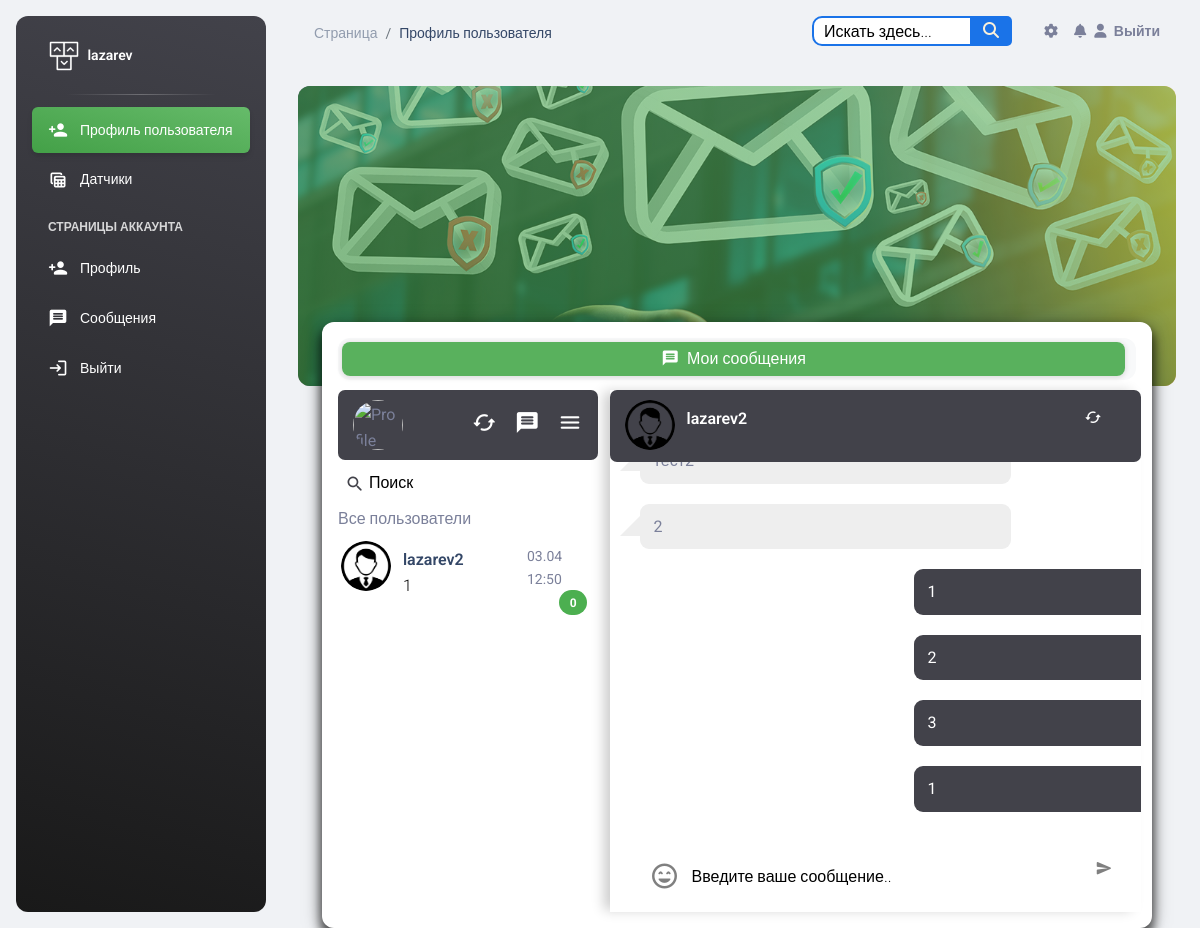
The app's page /chat/1/2/ (signed in) with its own data.
### chat/models.py (models this page shows)
class Message(models.Model):
    sender = models.ForeignKey(User, on_delete=models.CASCADE, related_name='sender', verbose_name='Отправитель')
    receiver = models.ForeignKey(User, on_delete=models.CASCADE, related_name='receiver', verbose_name='Получатель')
    message = models.CharField(max_length=1200, verbose_name='Сообщение')
    timestamp = models.DateTimeField(auto_now_add=True)
    is_read = models.BooleanField(default=False)
    file = models.FileField(upload_to='uploads/', blank=True, null=True)
    def __str__(self):
        return self.message
    class Meta:
        verbose_name = 'Сообщение'
        verbose_name_plural = 'Сообщения'
        ordering = ('timestamp',)

### chat/views.py (the view)
# urls.py: path('chat/<int:sender>/<int:receiver>/', views.message_view, name='chat'),
def message_view(request, sender, receiver):
    if request.method == "GET":
        current_user = request.user
        current_user = request.user
        receiver_user = get_object_or_404(User, id=receiver)
        messages = Message.objects.filter(
            (Q(sender=current_user, receiver=receiver_user) | Q(sender=receiver_user, receiver=current_user))
        )
        messages.filter(receiver=current_user, is_read=False).update(is_read=True)
        users = User.objects.exclude(username=current_user.username)
        for user in users:
            latest_message = Message.objects.filter(
                Q(sender=current_user, receiver=user) | Q(sender=user, receiver=current_user)
            ).last()
            user.latest_message = latest_message
            not_read_count = Message.objects.filter(sender=user, receiver=current_user, is_read=False).count()
            user.not_read_count = not_read_count
        unread_messages_count = Message.objects.filter(receiver=current_user, is_read=False).count()
        context = {
            'users': users,
            'receiver': receiver_user,
            'messages': messages,
            'unread_messages_count': unread_messages_count,
        }
        return render(request, "chat/messages.html", context)

### templates/chat/messages.html (shortened to what this page needs)
{% extends 'chat/chat.html' %}
{% block messages %}
    {% for message in messages %}
        <div class="chat-panel">
            {% if message.sender == request.user %}
                <div class="row no-gutters">
                    <div class="col-md-3 offset-md-6">
                        <div class="reciver chat-bubble chat-bubble--right">
                            {{ message }}
                        </div>
                    </div>
                </div>
            {% else %}
                <div class="row no-gutters">
                    <div class="col-md-3">
                        <div class="chat-bubble chat-bubble--left">
                            {{ message }}
                        </div>
                    </div>
                </div>
            {% endif %}
        </div>
    {% endfor %}
{% endblock %}

### templates/chat/chat.html (shortened to what this page needs)
{% include 'base.html' %}
{% load static %}
<body class="g-sidenav-show bg-gray-200">
<aside class="sidenav navbar navbar-vertical navbar-expand-xs border-0 border-radius-xl my-3 fixed-start ms-3   bg-gradient-dark"
       id="sidenav-main">
    <div class="sidenav-header">
        <a class="navbar-brand m-0" href="#">
            <img src="{% static 'img/logo-ct.png' %}" class="navbar-brand-img h-100" alt="main_logo">
            <span class="ms-1 font-weight-bold text-white">{{ user.username }}</span>
        </a>
    </div>
    <hr class="horizontal light mt-0 mb-2">
    <div class="collapse navbar-collapse  w-auto " id="sidenav-collapse-main">
        <ul class="navbar-nav">
            <li class="nav-item">
                <a class="nav-link text-white active bg-gradient-success">
                    <div class="text-white text-center me-2 d-flex align-items-center justify-content-center">
                        <i class="material-icons opacity-10">person_add</i>
                    </div>
                    <span class="nav-link-text ms-1">Профиль пользователя</span>
                </a>
            </li>
            <li class="nav-item">
                <a class="nav-link text-white" href="{% url 'sensor_list' %}">
                    <div class="text-white text-center me-2 d-flex align-items-center justify-content-center">
                        <i class="material-icons opacity-10">table_view</i>
                    </div>
                    <span class="nav-link-text ms-1">Датчики</span>
                </a>
            </li>
            <li class="nav-item mt-3">
                <h6 class="ps-4 ms-2 text-uppercase text-xs text-white font-weight-bolder opacity-8">Страницы
                    аккаунта</h6>
            </li>
            <li class="nav-item">
                <a class="nav-link text-white " href="{% url 'profiles:profile_detail' user.profile.slug %}">
                    <div class="text-white text-center me-2 d-flex align-items-center justify-content-center">
                        <i class="material-icons opacity-10">person_add</i>
                    </div>
                    <span class="nav-link-text ms-1">Профиль</span>
                </a>
            </li>
            <li class="nav-item">
                <a class="nav-link text-white " href="{% url 'chats' %}">
                    <div class="text-white text-center me-2 d-flex align-items-center justify-content-center">
                        <i class="material-icons opacity-10">message</i>
                    </div>
                    <span class="nav-link-text ms-1">Сообщения</span>
                </a>
            </li>
            {% if user.is_authenticated %}
                <li class="nav-item">
                    <a class="nav-link text-white " href='{% url 'logout' %}'>
                        <div class="text-white text-center me-2 d-flex align-items-center justify-content-center">
                            <i class="material-icons opacity-10">login</i>
                        </div>
                        <span class="nav-link-text ms-1">Выйти</span>
                    </a>
                </li>
            {% endif %}
        </ul>
    </div>
</aside>
<div class="main-content position-relative max-height-vh-100 h-100">
    <nav class="navbar navbar-main navbar-expand-lg px-0 mx-4 shadow-none border-radius-xl" id="navbarBlur"
         data-scroll="true">
        <div class="container-fluid py-1 px-3">
            <nav aria-label="breadcrumb">
                <ol class="breadcrumb bg-transparent mb-0 pb-0 pt-1 px-0 me-sm-6 me-5">
                    <li class="breadcrumb-item text-sm"><a class="opacity-5 text-dark" href="{% url 'sensor_list' %}">Страница</a>
                    <li class="breadcrumb-item text-sm text-dark active" aria-current="page">Профиль пользователя</li>
                </ol>
            </nav>
            {% include 'include/navbar.html' %}
        </div>
    </nav>
    <div class="container-fluid px-2 px-md-4">
        <div class="page-header min-height-300 border-radius-xl mt-4"
             style="background-image: url({% static 'img/message.jpg' %});">
            <span class="mask  bg-gradient-success  opacity-6"></span>
        </div>
        <div class="card card-body mx-3 mx-md-4 mt-n6">
            <div>
                <ul class="tabs nav nav-pills nav-fill p-1">
                    <li class="active nav-item">
                        <a class="nav-link mb-0 px-0 py-1 active " data-bs-toggle="tab" href="javascript:;"
                           role="tab" aria-selected="true">
                            <i class="material-icons text-lg position-relative">message</i>
                            <span class="ms-1">Мои сообщения</span>
                        </a>
                    </li>
                </ul>
                <div>
                    <div class="tabs-panel active" data-index="0">
                        <div style="padding-top: 10px">
                            <div class="row no-gutters">
                                <div class="col-md-4 border-right">
                                    <div class="settings-tray">
                                        <img class="profile-image"
                                             src="https://www.clarity-enhanced.net/wp-content/uploads/2020/06/filip.jpg"
                                             alt="Profile img">
                                        <span class="settings-tray--right">
                            			<i class="material-icons">cached</i>
                            			<i class="material-icons">message</i>
                            			<i class="material-icons">menu</i>
                            		  </span>
                                    </div>
                                    <div class="search-box">
                                        <div class="input-wrapper">
                                            <i class="material-icons">search</i>
                                            <input id="searchInput" placeholder="Поиск" type="text">
                                        </div>
                                    </div>
                                    {% if users %}
                                        {% for user in users %}
                                            {% if user.is_staff %}
                                                {% ifchanged %}
                                                    <div class="support-heading">
                                                        Поддержка
                                                    </div>
                                                {% endifchanged %}
                                            {% elif user.is_authenticated %}
                                                {% ifchanged %}
                                                    <div class="user-heading">
                                                        Все пользователи
                                                    </div>
                                                {% endifchanged %}
                                            {% endif %}
                                            <a href="{% url 'chat' request.user.id user.id %}"
                                               class="collection-item row">
                                                <div class="friend-drawer friend-drawer--onhover">
                                                    <img class="profile-image" src="{% static 'img/default.png' %}"
                                                         alt="">
                                                    <div class="text">
                                                        <h6>{{ user.username }}</h6>
                                                        {% if user.latest_message %}
                                                            <p>{{ user.latest_message.message |truncatechars_html:30 |safe|striptags }}</p>
                                                        {% else %}
                                                            <p>Сообщений нет!</p>
                                                        {% endif %}
                                                    </div>
                                                    <div class="pt-1">
                                                        {% if user.latest_message %}
                                                            <span class="time text-muted small">{{ user.latest_message.timestamp|date:"d.m H:i" }}</span>
                                                        {% endif %}
                                                        {% if user.not_read_count %}
                                                            <span class="badge bg-danger rounded-pill float-end">{{ user.not_read_count }}</span>
                                                        {% else %}
                                                            <span class="badge bg-success rounded-pill float-end">{{ user.not_read_count }}</span>
                                                        {% endif %}
                                                    </div>
                                                </div>
                                            </a>
                                        {% endfor %}
                                    {% else %}
                                        <p>Нет пользователей.</p>
                                    {% endif %}
                                </div>
                                <div class="col s9">
                                    <div style="box-shadow: -8px 0 12px -2px rgba(0, 0, 0, 0.20);">
                                        <div class="settings-tray">
                                            <div class="friend-drawer no-gutters friend-drawer--grey">
                                                <img class="profile-image"
                                                     src="{% static 'img/default.png' %}"
                                                     alt="">
                                                <div class="text">
                                                    <h6 style="color:#ffffff;">{{ receiver.username }}</h6>
                                                </div>
                                                <span class="settings-tray--right">
                                                    <button class="btn btn-floating blue lighten-2 waves-effect waves-light"
                                                            onclick="reload_interval(200);"><i
                                                            class="material-icons">cached</i></button></span>
                                            </div>
                                        </div>
                                        <div id="board" class="section grey lighten-3"
                                             style="height: 45vh; overflow-y: scroll" data-sender="{{ sender.id }}"
                                             data-receiver="{{ receiver.id }}">
                                            {% block messages %}
                                            {% endblock %}
                                        </div>
                                        <div class="row">
                                            <form id="chat-box" class="form-group" method="post">
                                                <div class="col-12">
                                                    <div class="chat-box-tray">
                                                        <i class="material-icons">sentiment_very_satisfied</i>
                                                        <input id="id_message" autocomplete="off" name="message"
                                                               type="text"
                                                               placeholder="Введите ваше сообщение..">
                                                        <button class="btn btn-floating blue lighten-2 waves-effect waves-light"
                                                                onclick="reload_interval(100);"><i
                                                                class="material-icons">send</i></button>
                                                    </div>
                                                </div>
                                            </form>
                                        </div>
                                    </div>
                                </div>
                            </div>
                        </div>
                    </div>
                </div>
            </div>
        </div>
    </div>
</div>
</body>

### records on screen
Message: message "2"
Message: message "1"
Message: message "2"
Message: message "3"
Message: message "1"

### other values on screen
{{ user.username }} "lazarev"
{{ user.username }} "lazarev2"
{{ user.latest_message.message |truncatechars_html:30 |safe|striptags }} "1"
{{ user.latest_message.timestamp|date:"d.m H:i" }} "03.04 12:50"
{{ user.not_read_count }} "0"
{{ receiver.username }} "lazarev2"
